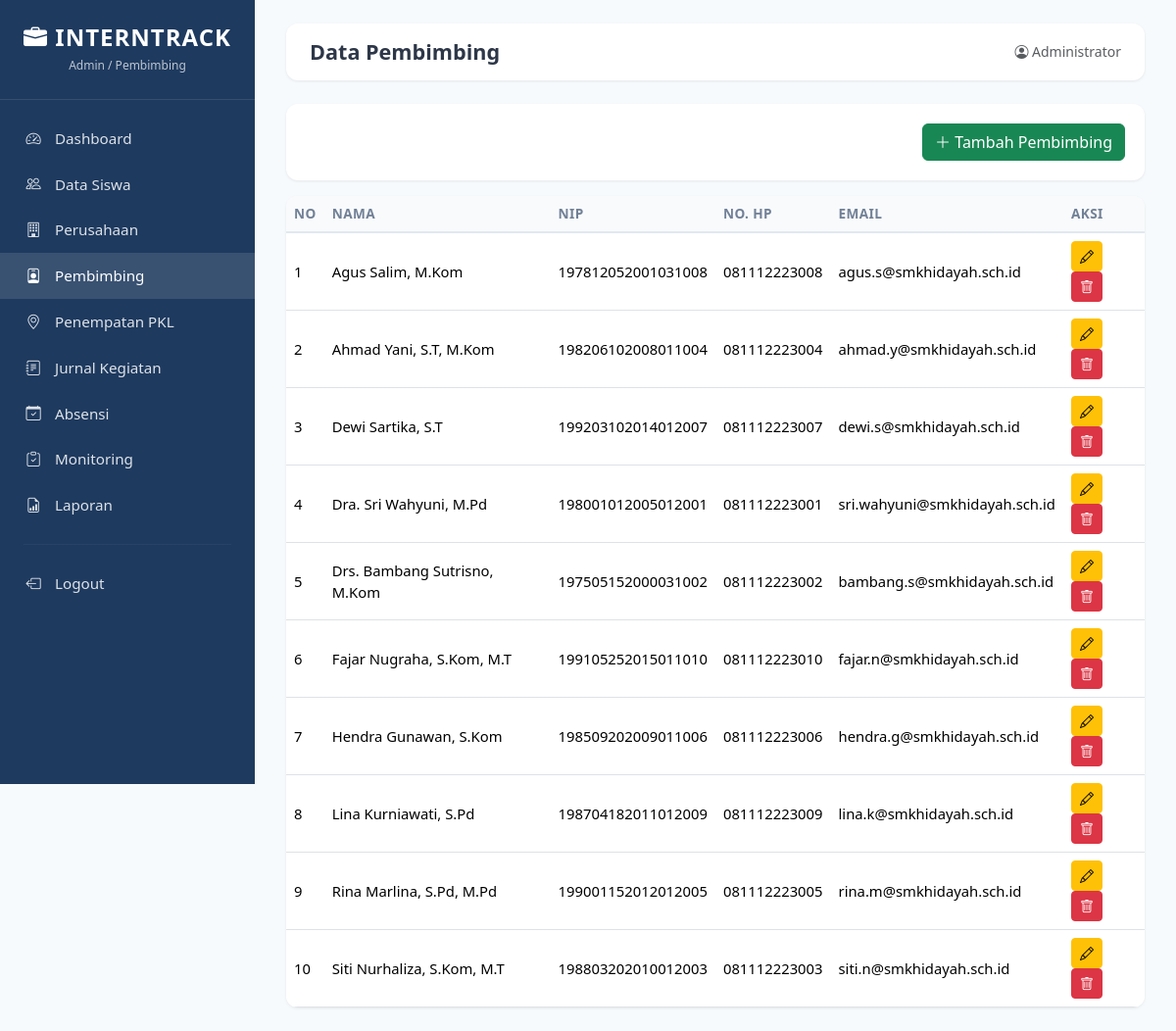
Screenshot of /admin/pembimbing.php (signed in) with the database file from the repository.
### tables this page shows
CREATE TABLE pembimbing (
    id INT AUTO_INCREMENT PRIMARY KEY,
    nama VARCHAR(100) NOT NULL,
    nip VARCHAR(30) DEFAULT NULL,
    no_hp VARCHAR(20) DEFAULT NULL,
    email VARCHAR(100) DEFAULT NULL,
    created_at TIMESTAMP DEFAULT CURRENT_TIMESTAMP
);

### admin/pembimbing.php (the view, shortened to what this page needs)
<?php
require_once __DIR__ . '/includes/header.php';
$conn = getConnection();
$data = $conn->query('SELECT * FROM pembimbing ORDER BY nama');
?>
<div class="card-custom mb-3"><div class="card-body text-end">
    <button type="button" class="btn btn-success" data-bs-toggle="modal" data-bs-target="#modalTambah"><i class="bi bi-plus-lg"></i> Tambah Pembimbing</button>
</div></div>
<div class="card-custom"><div class="card-body p-0">
    <table class="table table-custom table-hover mb-0">
        <thead><tr><th>No</th><th>Nama</th><th>NIP</th><th>No. HP</th><th>Email</th><th>Aksi</th></tr></thead>
        <tbody>
        <?php $no=1; while($r=$data->fetch_assoc()): ?>
            <tr>
                <td><?= $no++ ?></td>
                <td><?= htmlspecialchars($r['nama']) ?></td>
                <td><?= htmlspecialchars($r['nip'] ?? '-') ?></td>
                <td><?= htmlspecialchars($r['no_hp'] ?? '-') ?></td>
                <td><?= htmlspecialchars($r['email'] ?? '-') ?></td>
                <td>
                    <button class="btn btn-sm btn-warning" data-bs-toggle="modal" data-bs-target="#e<?= $r['id'] ?>"><i class="bi bi-pencil"></i></button>
                    <form method="POST" class="d-inline" onsubmit="return confirm('Yakin?')"><button class="btn btn-sm btn-danger"><i class="bi bi-trash"></i></button></form>
                </td>
            </tr>
        <?php endwhile; ?>
        </tbody>
    </table>
</div></div>
<?php require_once __DIR__ . '/includes/footer.php'; ?>

### assets/css/style.css (style rules this page uses)
:root { --primary: #1e3a5f; --primary-light: #2c5282; --accent: #3182ce; --success: #38a169; --warning: #d69e2e; --danger: #e53e3e; --bg: #f7fafc; --text: #2d3748; --muted: #718096; }
* { box-sizing: border-box; margin: 0; padding: 0; }
body { font-family: 'Segoe UI', system-ui, sans-serif; background: var(--bg); color: var(--text); min-height: 100vh; }
.card-custom { background: #fff; border-radius: 12px; box-shadow: 0 1px 3px rgba(0,0,0,.08); overflow: hidden; }
.card-custom .card-body { padding: 1.25rem; }
.table-custom { margin: 0; }
.table-custom thead th { background: #f8fafc; font-weight: 600; font-size: .85rem; text-transform: uppercase; letter-spacing: .03em; color: var(--muted); border-bottom: 2px solid #e2e8f0; }
.table-custom td { vertical-align: middle; font-size: .925rem; }
.table-custom .btn-sm { white-space: nowrap; }

### rows the page displays
pembimbing: nama "Agus Salim, M.Kom", nip "197812052001031008", no_hp "081112223008", email "agus.s@smkhidayah.sch.id"
pembimbing: nama "Ahmad Yani, S.T, M.Kom", nip "198206102008011004", no_hp "081112223004", email "ahmad.y@smkhidayah.sch.id"
pembimbing: nama "Dewi Sartika, S.T", nip "199203102014012007", no_hp "081112223007", email "dewi.s@smkhidayah.sch.id"
pembimbing: nama "Dra. Sri Wahyuni, M.Pd", nip "198001012005012001", no_hp "081112223001", email "sri.wahyuni@smkhidayah.sch.id"
pembimbing: nama "Drs. Bambang Sutrisno, M.Kom", nip "197505152000031002", no_hp "081112223002", email "bambang.s@smkhidayah.sch.id"
pembimbing: nama "Fajar Nugraha, S.Kom, M.T", nip "199105252015011010", no_hp "081112223010", email "fajar.n@smkhidayah.sch.id"
pembimbing: nama "Hendra Gunawan, S.Kom", nip "198509202009011006", no_hp "081112223006", email "hendra.g@smkhidayah.sch.id"
pembimbing: nama "Lina Kurniawati, S.Pd", nip "198704182011012009", no_hp "081112223009", email "lina.k@smkhidayah.sch.id"
pembimbing: nama "Rina Marlina, S.Pd, M.Pd", nip "199001152012012005", no_hp "081112223005", email "rina.m@smkhidayah.sch.id"
pembimbing: nama "Siti Nurhaliza, S.Kom, M.T", nip "198803202010012003", no_hp "081112223003", email "siti.n@smkhidayah.sch.id"

### other values shown
$page_title "Data Pembimbing"
$user['nama'] "Administrator"
